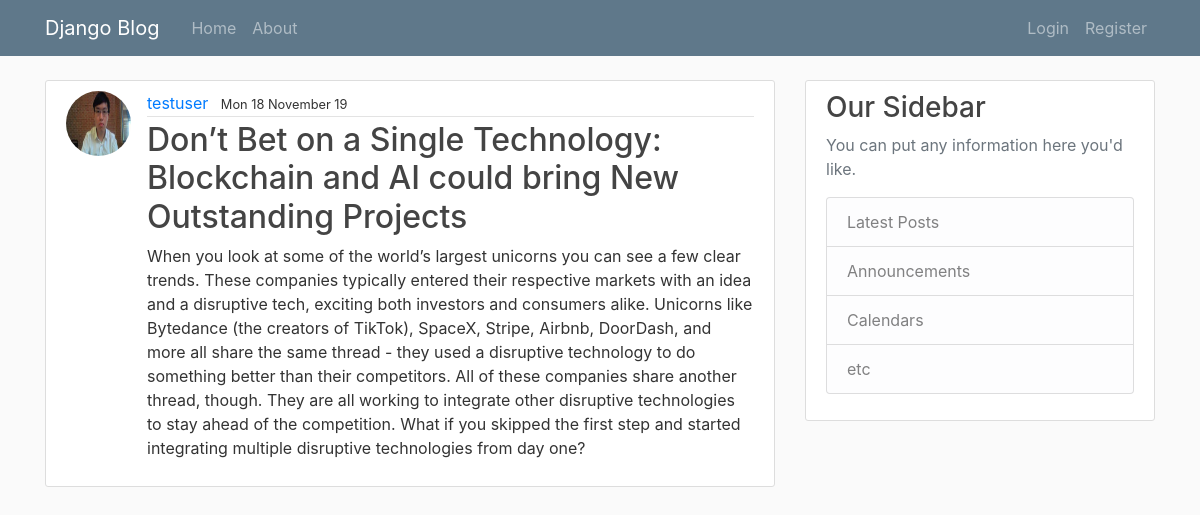
The page /post/8/ on the database its author committed.
### blog/models.py (models this page shows, shortened)
class Post(models.Model):
  title = models.CharField(max_length=100)
  content = models.TextField()
  date_posted = models.DateTimeField(default=timezone.now)
  author = models.ForeignKey(User, on_delete=models.CASCADE) # when we delete author, all the posts will be deleted

### users/models.py (models this page shows, shortened)
class Profile(models.Model):
  user = models.OneToOneField(User, on_delete=models.CASCADE) # Cascade means that if we delete a user, we will delete the blog posted by that user but not otherwise
  image = models.ImageField(default='default.jpeg', upload_to='profile_pics')

### blog/views.py (the view)
# urls.py: path('post/<int:pk>/', PostDetailView.as_view(), name='post-detail'),
class PostDetailView(DetailView):
  model = Post

### blog/templates/blog/post_detail.html (shortened to what this page needs)
{% extends "blog/base.html" %}
{% block content %}
  <article class="media content-section">
    <img class="rounded-circle article-img" src = "{{ object.author.profile.image.url }} ">
      <div class="media-body">
        <div class="article-metadata">
          <a class="mr-2" href="#">{{ object.author }}</a>
          <small class="text -muted">{{ object.date_posted|date:"D d F y " }}</small>
        </div>
        <h2 class="article-title">{{ object.title }}</h2>
        <p class="article-content">{{ object.content }}</p>
      </div>
    </article>
{% endblock content %}

### blog/static/blog/main.css (style rules this page uses)
body { background: #fafafa; color: #333333; margin-top: 5rem; }
h1, h2, h3, h4, h5, h6 { color: #444444; }
.content-section { background: #ffffff; padding: 10px 20px; border: 1px solid #dddddd; border-radius: 3px; margin-bottom: 20px; }
.article-title { color: #444444; }
.article-content { white-space: pre-line; }
.article-img { height: 65px; width: 65px; margin-right: 16px; }
.article-metadata { padding-bottom: 1px; margin-bottom: 4px; border-bottom: 1px solid #e3e3e3 }

### rows shown on the page
Post: author.profile.image (picture), author "testuser", date_posted "Mon 18 November 19", title "Don’t Bet on a Single Technology: Blockchain and AI could bring New Outstanding Projects", content "When you look at some of the world’s largest unicorns you can see a few clear trends. These companies typically entered their respective markets with an idea and a disruptive tech, exciting both investors and consumers alike. Unicorns like Bytedance (the creators of TikTok), SpaceX, Stripe, Airbnb, DoorDash, and more all share the same thread - they used a disruptive technology to do something better than their competitors. All of these companies share another thread, though. They are all working to integrate other disruptive technologies to stay ahead of the competition. What if you skipped the first step and started integrating multiple disruptive technologies from day one?"
